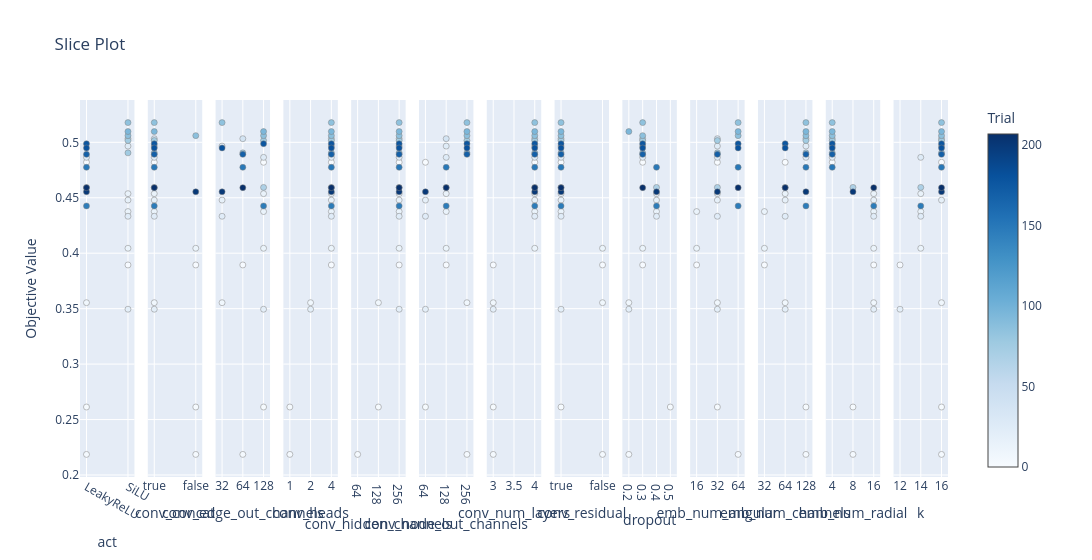

The code cell stored with this chart in its notebook:
### Code cell
optuna.visualization.plot_slice(study).show()

### Figure 1 — Plotly figure (JSON) as saved in the notebook; plotly's stock layout.template omitted (floating-point values rounded to 4 significant figures)
{"data": [{"marker": {"color": [0, 1, 2, 3, 7, 12, 13, 15, 18, 20, 24, 25, 26, 38, 68, 75, 76, 85, 87, 95, 147, 150, 169, 177, 180, 200, 207], "colorbar": {"title": {"text": "Trial"}, "x": 1, "xpad": 40}, "colorscale": [[0, "rgb(247,251,255)"], [0.125, "rgb(222,235,247)"], [0.25, "rgb(198,219,239)"], [0.375, "rgb(158,202,225)"], [0.5, "rgb(107,174,214)"], [0.625, "rgb(66,146,198)"], [0.75, "rgb(33,113,181)"], [0.875, "rgb(8,81,156)"], [1, "rgb(8,48,107)"]], "line": {"color": "Grey", "width": 0.5}, "showscale": true}, "mode": "markers", "name": "Feasible Trial", "showlegend": false, "type": "scatter", "x": ["LeakyReLU", "SiLU", "LeakyReLU", "LeakyReLU", "LeakyReLU", "SiLU", "SiLU", "SiLU", "SiLU", "SiLU", "SiLU", "SiLU", "LeakyReLU", "SiLU", "LeakyReLU", "SiLU", "SiLU", "SiLU", "SiLU", "SiLU", "LeakyReLU", "LeakyReLU", "LeakyReLU", "LeakyReLU", "LeakyReLU", "LeakyReLU", "LeakyReLU"], "xaxis": "x", "y": [0.482, 0.3894, 0.2613, 0.2186, 0.3554, 0.4045, 0.4375, 0.4537, 0.4479, 0.3495, 0.4333, 0.4966, 0.4864, 0.5033, 0.4593, 0.5016, 0.4905, 0.5178, 0.506, 0.5097, 0.4426, 0.4775, 0.4891, 0.4987, 0.4949, 0.4553, 0.4591], "yaxis": "y"}, {"marker": {"color": [0, 1, 2, 3, 7, 12, 13, 15, 18, 20, 24, 25, 26, 38, 68, 75, 76, 85, 87, 95, 147, 150, 169, 177, 180, 200, 207], "colorbar": {"title": {"text": "Trial"}, "x": 1, "xpad": 40}, "colorscale": [[0, "rgb(247,251,255)"], [0.125, "rgb(222,235,247)"], [0.25, "rgb(198,219,239)"], [0.375, "rgb(158,202,225)"], [0.5, "rgb(107,174,214)"], [0.625, "rgb(66,146,198)"], [0.75, "rgb(33,113,181)"], [0.875, "rgb(8,81,156)"], [1, "rgb(8,48,107)"]], "line": {"color": "Grey", "width": 0.5}, "showscale": false}, "mode": "markers", "name": "Feasible Trial", "showlegend": false, "type": "scatter", "x": [true, false, false, false, true, false, true, true, true, true, true, true, true, true, true, true, true, true, false, true, true, true, true, true, true, false, true], "xaxis": "x2", "y": [0.482, 0.3894, 0.2613, 0.2186, 0.3554, 0.4045, 0.4375, 0.4537, 0.4479, 0.3495, 0.4333, 0.4966, 0.4864, 0.5033, 0.4593, 0.5016, 0.4905, 0.5178, 0.506, 0.5097, 0.4426, 0.4775, 0.4891, 0.4987, 0.4949, 0.4553, 0.4591], "yaxis": "y2"}, {"marker": {"color": [0, 1, 2, 3, 7, 12, 13, 15, 18, 20, 24, 25, 26, 38, 68, 75, 76, 85, 87, 95, 147, 150, 169, 177, 180, 200, 207], "colorbar": {"title": {"text": "Trial"}, "x": 1, "xpad": 40}, "colorscale": [[0, "rgb(247,251,255)"], [0.125, "rgb(222,235,247)"], [0.25, "rgb(198,219,239)"], [0.375, "rgb(158,202,225)"], [0.5, "rgb(107,174,214)"], [0.625, "rgb(66,146,198)"], [0.75, "rgb(33,113,181)"], [0.875, "rgb(8,81,156)"], [1, "rgb(8,48,107)"]], "line": {"color": "Grey", "width": 0.5}, "showscale": false}, "mode": "markers", "name": "Feasible Trial", "showlegend": false, "type": "scatter", "x": [128, 64, 128, 64, 32, 128, 128, 128, 32, 128, 32, 32, 128, 64, 128, 128, 64, 32, 128, 128, 128, 64, 64, 128, 32, 32, 64], "xaxis": "x3", "y": [0.482, 0.3894, 0.2613, 0.2186, 0.3554, 0.4045, 0.4375, 0.4537, 0.4479, 0.3495, 0.4333, 0.4966, 0.4864, 0.5033, 0.4593, 0.5016, 0.4905, 0.5178, 0.506, 0.5097, 0.4426, 0.4775, 0.4891, 0.4987, 0.4949, 0.4553, 0.4591], "yaxis": "y3"}, {"marker": {"color": [0, 1, 2, 3, 7, 12, 13, 15, 18, 20, 24, 25, 26, 38, 68, 75, 76, 85, 87, 95, 147, 150, 169, 177, 180, 200, 207], "colorbar": {"title": {"text": "Trial"}, "x": 1, "xpad": 40}, "colorscale": [[0, "rgb(247,251,255)"], [0.125, "rgb(222,235,247)"], [0.25, "rgb(198,219,239)"], [0.375, "rgb(158,202,225)"], [0.5, "rgb(107,174,214)"], [0.625, "rgb(66,146,198)"], [0.75, "rgb(33,113,181)"], [0.875, "rgb(8,81,156)"], [1, "rgb(8,48,107)"]], "line": {"color": "Grey", "width": 0.5}, "showscale": false}, "mode": "markers", "name": "Feasible Trial", "showlegend": false, "type": "scatter", "x": [4, 4, 1, 1, 2, 4, 4, 4, 4, 2, 4, 4, 4, 4, 4, 4, 4, 4, 4, 4, 4, 4, 4, 4, 4, 4, 4], "xaxis": "x4", "y": [0.482, 0.3894, 0.2613, 0.2186, 0.3554, 0.4045, 0.4375, 0.4537, 0.4479, 0.3495, 0.4333, 0.4966, 0.4864, 0.5033, 0.4593, 0.5016, 0.4905, 0.5178, 0.506, 0.5097, 0.4426, 0.4775, 0.4891, 0.4987, 0.4949, 0.4553, 0.4591], "yaxis": "y4"}, {"marker": {"color": [0, 1, 2, 3, 7, 12, 13, 15, 18, 20, 24, 25, 26, 38, 68, 75, 76, 85, 87, 95, 147, 150, 169, 177, 180, 200, 207], "colorbar": {"title": {"text": "Trial"}, "x": 1, "xpad": 40}, "colorscale": [[0, "rgb(247,251,255)"], [0.125, "rgb(222,235,247)"], [0.25, "rgb(198,219,239)"], [0.375, "rgb(158,202,225)"], [0.5, "rgb(107,174,214)"], [0.625, "rgb(66,146,198)"], [0.75, "rgb(33,113,181)"], [0.875, "rgb(8,81,156)"], [1, "rgb(8,48,107)"]], "line": {"color": "Grey", "width": 0.5}, "showscale": false}, "mode": "markers", "name": "Feasible Trial", "showlegend": false, "type": "scatter", "x": [256, 256, 128, 64, 128, 256, 256, 256, 256, 256, 256, 256, 256, 256, 256, 256, 256, 256, 256, 256, 256, 256, 256, 256, 256, 256, 256], "xaxis": "x5", "y": [0.482, 0.3894, 0.2613, 0.2186, 0.3554, 0.4045, 0.4375, 0.4537, 0.4479, 0.3495, 0.4333, 0.4966, 0.4864, 0.5033, 0.4593, 0.5016, 0.4905, 0.5178, 0.506, 0.5097, 0.4426, 0.4775, 0.4891, 0.4987, 0.4949, 0.4553, 0.4591], "yaxis": "y5"}, {"marker": {"color": [0, 1, 2, 3, 7, 12, 13, 15, 18, 20, 24, 25, 26, 38, 68, 75, 76, 85, 87, 95, 147, 150, 169, 177, 180, 200, 207], "colorbar": {"title": {"text": "Trial"}, "x": 1, "xpad": 40}, "colorscale": [[0, "rgb(247,251,255)"], [0.125, "rgb(222,235,247)"], [0.25, "rgb(198,219,239)"], [0.375, "rgb(158,202,225)"], [0.5, "rgb(107,174,214)"], [0.625, "rgb(66,146,198)"], [0.75, "rgb(33,113,181)"], [0.875, "rgb(8,81,156)"], [1, "rgb(8,48,107)"]], "line": {"color": "Grey", "width": 0.5}, "showscale": false}, "mode": "markers", "name": "Feasible Trial", "showlegend": false, "type": "scatter", "x": [64, 128, 64, 256, 256, 128, 128, 128, 64, 64, 64, 128, 128, 128, 128, 256, 256, 256, 256, 256, 128, 128, 256, 256, 256, 64, 128], "xaxis": "x6", "y": [0.482, 0.3894, 0.2613, 0.2186, 0.3554, 0.4045, 0.4375, 0.4537, 0.4479, 0.3495, 0.4333, 0.4966, 0.4864, 0.5033, 0.4593, 0.5016, 0.4905, 0.5178, 0.506, 0.5097, 0.4426, 0.4775, 0.4891, 0.4987, 0.4949, 0.4553, 0.4591], "yaxis": "y6"}, {"marker": {"color": [0, 1, 2, 3, 7, 12, 13, 15, 18, 20, 24, 25, 26, 38, 68, 75, 76, 85, 87, 95, 147, 150, 169, 177, 180, 200, 207], "colorbar": {"title": {"text": "Trial"}, "x": 1, "xpad": 40}, "colorscale": [[0, "rgb(247,251,255)"], [0.125, "rgb(222,235,247)"], [0.25, "rgb(198,219,239)"], [0.375, "rgb(158,202,225)"], [0.5, "rgb(107,174,214)"], [0.625, "rgb(66,146,198)"], [0.75, "rgb(33,113,181)"], [0.875, "rgb(8,81,156)"], [1, "rgb(8,48,107)"]], "line": {"color": "Grey", "width": 0.5}, "showscale": false}, "mode": "markers", "name": "Feasible Trial", "showlegend": false, "type": "scatter", "x": [4, 3, 3, 3, 3, 4, 4, 4, 4, 3, 4, 4, 4, 4, 4, 4, 4, 4, 4, 4, 4, 4, 4, 4, 4, 4, 4], "xaxis": "x7", "y": [0.482, 0.3894, 0.2613, 0.2186, 0.3554, 0.4045, 0.4375, 0.4537, 0.4479, 0.3495, 0.4333, 0.4966, 0.4864, 0.5033, 0.4593, 0.5016, 0.4905, 0.5178, 0.506, 0.5097, 0.4426, 0.4775, 0.4891, 0.4987, 0.4949, 0.4553, 0.4591], "yaxis": "y7"}, {"marker": {"color": [0, 1, 2, 3, 7, 12, 13, 15, 18, 20, 24, 25, 26, 38, 68, 75, 76, 85, 87, 95, 147, 150, 169, 177, 180, 200, 207], "colorbar": {"title": {"text": "Trial"}, "x": 1, "xpad": 40}, "colorscale": [[0, "rgb(247,251,255)"], [0.125, "rgb(222,235,247)"], [0.25, "rgb(198,219,239)"], [0.375, "rgb(158,202,225)"], [0.5, "rgb(107,174,214)"], [0.625, "rgb(66,146,198)"], [0.75, "rgb(33,113,181)"], [0.875, "rgb(8,81,156)"], [1, "rgb(8,48,107)"]], "line": {"color": "Grey", "width": 0.5}, "showscale": false}, "mode": "markers", "name": "Feasible Trial", "showlegend": false, "type": "scatter", "x": [true, false, true, false, false, false, true, true, true, true, true, true, true, true, true, true, true, true, true, true, true, true, true, true, true, true, true], "xaxis": "x8", "y": [0.482, 0.3894, 0.2613, 0.2186, 0.3554, 0.4045, 0.4375, 0.4537, 0.4479, 0.3495, 0.4333, 0.4966, 0.4864, 0.5033, 0.4593, 0.5016, 0.4905, 0.5178, 0.506, 0.5097, 0.4426, 0.4775, 0.4891, 0.4987, 0.4949, 0.4553, 0.4591], "yaxis": "y8"}, {"marker": {"color": [0, 1, 2, 3, 7, 12, 13, 15, 18, 20, 24, 25, 26, 38, 68, 75, 76, 85, 87, 95, 147, 150, 169, 177, 180, 200, 207], "colorbar": {"title": {"text": "Trial"}, "x": 1, "xpad": 40}, "colorscale": [[0, "rgb(247,251,255)"], [0.125, "rgb(222,235,247)"], [0.25, "rgb(198,219,239)"], [0.375, "rgb(158,202,225)"], [0.5, "rgb(107,174,214)"], [0.625, "rgb(66,146,198)"], [0.75, "rgb(33,113,181)"], [0.875, "rgb(8,81,156)"], [1, "rgb(8,48,107)"]], "line": {"color": "Grey", "width": 0.5}, "showscale": false}, "mode": "markers", "name": "Feasible Trial", "showlegend": false, "type": "scatter", "x": [0.3, 0.3, 0.5, 0.2, 0.2, 0.3, 0.4, 0.4, 0.4, 0.2, 0.4, 0.3, 0.3, 0.3, 0.4, 0.3, 0.3, 0.3, 0.3, 0.2, 0.4, 0.4, 0.3, 0.3, 0.3, 0.4, 0.3], "xaxis": "x9", "y": [0.482, 0.3894, 0.2613, 0.2186, 0.3554, 0.4045, 0.4375, 0.4537, 0.4479, 0.3495, 0.4333, 0.4966, 0.4864, 0.5033, 0.4593, 0.5016, 0.4905, 0.5178, 0.506, 0.5097, 0.4426, 0.4775, 0.4891, 0.4987, 0.4949, 0.4553, 0.4591], "yaxis": "y9"}, {"marker": {"color": [0, 1, 2, 3, 7, 12, 13, 15, 18, 20, 24, 25, 26, 38, 68, 75, 76, 85, 87, 95, 147, 150, 169, 177, 180, 200, 207], "colorbar": {"title": {"text": "Trial"}, "x": 1, "xpad": 40}, "colorscale": [[0, "rgb(247,251,255)"], [0.125, "rgb(222,235,247)"], [0.25, "rgb(198,219,239)"], [0.375, "rgb(158,202,225)"], [0.5, "rgb(107,174,214)"], [0.625, "rgb(66,146,198)"], [0.75, "rgb(33,113,181)"], [0.875, "rgb(8,81,156)"], [1, "rgb(8,48,107)"]], "line": {"color": "Grey", "width": 0.5}, "showscale": false}, "mode": "markers", "name": "Feasible Trial", "showlegend": false, "type": "scatter", "x": [32, 16, 32, 64, 32, 16, 16, 32, 32, 32, 32, 32, 32, 32, 32, 32, 32, 64, 64, 64, 64, 64, 32, 64, 64, 32, 64], "xaxis": "x10", "y": [0.482, 0.3894, 0.2613, 0.2186, 0.3554, 0.4045, 0.4375, 0.4537, 0.4479, 0.3495, 0.4333, 0.4966, 0.4864, 0.5033, 0.4593, 0.5016, 0.4905, 0.5178, 0.506, 0.5097, 0.4426, 0.4775, 0.4891, 0.4987, 0.4949, 0.4553, 0.4591], "yaxis": "y10"}, {"marker": {"color": [0, 1, 2, 3, 7, 12, 13, 15, 18, 20, 24, 25, 26, 38, 68, 75, 76, 85, 87, 95, 147, 150, 169, 177, 180, 200, 207], "colorbar": {"title": {"text": "Trial"}, "x": 1, "xpad": 40}, "colorscale": [[0, "rgb(247,251,255)"], [0.125, "rgb(222,235,247)"], [0.25, "rgb(198,219,239)"], [0.375, "rgb(158,202,225)"], [0.5, "rgb(107,174,214)"], [0.625, "rgb(66,146,198)"], [0.75, "rgb(33,113,181)"], [0.875, "rgb(8,81,156)"], [1, "rgb(8,48,107)"]], "line": {"color": "Grey", "width": 0.5}, "showscale": false}, "mode": "markers", "name": "Feasible Trial", "showlegend": false, "type": "scatter", "x": [64, 32, 128, 128, 64, 32, 32, 64, 64, 64, 64, 128, 128, 128, 64, 128, 128, 128, 128, 128, 128, 128, 128, 64, 64, 128, 64], "xaxis": "x11", "y": [0.482, 0.3894, 0.2613, 0.2186, 0.3554, 0.4045, 0.4375, 0.4537, 0.4479, 0.3495, 0.4333, 0.4966, 0.4864, 0.5033, 0.4593, 0.5016, 0.4905, 0.5178, 0.506, 0.5097, 0.4426, 0.4775, 0.4891, 0.4987, 0.4949, 0.4553, 0.4591], "yaxis": "y11"}, {"marker": {"color": [0, 1, 2, 3, 7, 12, 13, 15, 18, 20, 24, 25, 26, 38, 68, 75, 76, 85, 87, 95, 147, 150, 169, 177, 180, 200, 207], "colorbar": {"title": {"text": "Trial"}, "x": 1, "xpad": 40}, "colorscale": [[0, "rgb(247,251,255)"], [0.125, "rgb(222,235,247)"], [0.25, "rgb(198,219,239)"], [0.375, "rgb(158,202,225)"], [0.5, "rgb(107,174,214)"], [0.625, "rgb(66,146,198)"], [0.75, "rgb(33,113,181)"], [0.875, "rgb(8,81,156)"], [1, "rgb(8,48,107)"]], "line": {"color": "Grey", "width": 0.5}, "showscale": false}, "mode": "markers", "name": "Feasible Trial", "showlegend": false, "type": "scatter", "x": [4, 16, 8, 8, 16, 16, 16, 16, 16, 16, 16, 4, 4, 4, 8, 4, 4, 4, 4, 4, 16, 4, 4, 4, 4, 8, 16], "xaxis": "x12", "y": [0.482, 0.3894, 0.2613, 0.2186, 0.3554, 0.4045, 0.4375, 0.4537, 0.4479, 0.3495, 0.4333, 0.4966, 0.4864, 0.5033, 0.4593, 0.5016, 0.4905, 0.5178, 0.506, 0.5097, 0.4426, 0.4775, 0.4891, 0.4987, 0.4949, 0.4553, 0.4591], "yaxis": "y12"}, {"marker": {"color": [0, 1, 2, 3, 7, 12, 13, 15, 18, 20, 24, 25, 26, 38, 68, 75, 76, 85, 87, 95, 147, 150, 169, 177, 180, 200, 207], "colorbar": {"title": {"text": "Trial"}, "x": 1, "xpad": 40}, "colorscale": [[0, "rgb(247,251,255)"], [0.125, "rgb(222,235,247)"], [0.25, "rgb(198,219,239)"], [0.375, "rgb(158,202,225)"], [0.5, "rgb(107,174,214)"], [0.625, "rgb(66,146,198)"], [0.75, "rgb(33,113,181)"], [0.875, "rgb(8,81,156)"], [1, "rgb(8,48,107)"]], "line": {"color": "Grey", "width": 0.5}, "showscale": false}, "mode": "markers", "name": "Feasible Trial", "showlegend": false, "type": "scatter", "x": [16, 12, 16, 16, 16, 14, 14, 14, 16, 12, 14, 16, 14, 16, 14, 16, 16, 16, 16, 16, 14, 16, 16, 16, 16, 16, 16], "xaxis": "x13", "y": [0.482, 0.3894, 0.2613, 0.2186, 0.3554, 0.4045, 0.4375, 0.4537, 0.4479, 0.3495, 0.4333, 0.4966, 0.4864, 0.5033, 0.4593, 0.5016, 0.4905, 0.5178, 0.506, 0.5097, 0.4426, 0.4775, 0.4891, 0.4987, 0.4949, 0.4553, 0.4591], "yaxis": "y13"}], "layout": {"title": {"text": "Slice Plot"}, "width": 3900, "xaxis": {"anchor": "y", "categoryarray": ["LeakyReLU", "SiLU"], "categoryorder": "array", "domain": [0, 0.06272], "title": {"text": "act"}, "type": "category"}, "xaxis10": {"anchor": "y10", "categoryarray": [16, 32, 64], "categoryorder": "array", "domain": [0.703, 0.7657], "title": {"text": "emb_num_angular"}, "type": "category"}, "xaxis11": {"anchor": "y11", "categoryarray": [32, 64, 128], "categoryorder": "array", "domain": [0.7811, 0.8438], "title": {"text": "emb_num_channels"}, "type": "category"}, "xaxis12": {"anchor": "y12", "categoryarray": [4, 8, 16], "categoryorder": "array", "domain": [0.8592, 0.9219], "title": {"text": "emb_num_radial"}, "type": "category"}, "xaxis13": {"anchor": "y13", "domain": [0.9373, 1.0], "title": {"text": "k"}}, "xaxis2": {"anchor": "y2", "categoryarray": [true, false], "categoryorder": "array", "domain": [0.07811, 0.1408], "title": {"text": "conv_concat"}, "type": "category"}, "xaxis3": {"anchor": "y3", "categoryarray": [32, 64, 128], "categoryorder": "array", "domain": [0.1562, 0.2189], "title": {"text": "conv_edge_out_channels"}, "type": "category"}, "xaxis4": {"anchor": "y4", "categoryarray": [1, 2, 4], "categoryorder": "array", "domain": [0.2343, 0.297], "title": {"text": "conv_heads"}, "type": "category"}, "xaxis5": {"anchor": "y5", "categoryarray": [64, 128, 256], "categoryorder": "array", "domain": [0.3124, 0.3751], "title": {"text": "conv_hidden_channels"}, "type": "category"}, "xaxis6": {"anchor": "y6", "categoryarray": [64, 128, 256], "categoryorder": "array", "domain": [0.3905, 0.4533], "title": {"text": "conv_node_out_channels"}, "type": "category"}, "xaxis7": {"anchor": "y7", "domain": [0.4686, 0.5314], "title": {"text": "conv_num_layers"}}, "xaxis8": {"anchor": "y8", "categoryarray": [true, false], "categoryorder": "array", "domain": [0.5467, 0.6095], "title": {"text": "conv_residual"}, "type": "category"}, "xaxis9": {"anchor": "y9", "domain": [0.6249, 0.6876], "title": {"text": "dropout"}}, "yaxis": {"anchor": "x", "domain": [0, 1], "title": {"text": "Objective Value"}}, "yaxis10": {"anchor": "x10", "domain": [0, 1], "matches": "y", "showticklabels": false}, "yaxis11": {"anchor": "x11", "domain": [0, 1], "matches": "y", "showticklabels": false}, "yaxis12": {"anchor": "x12", "domain": [0, 1], "matches": "y", "showticklabels": false}, "yaxis13": {"anchor": "x13", "domain": [0, 1], "matches": "y", "showticklabels": false}, "yaxis2": {"anchor": "x2", "domain": [0, 1], "matches": "y", "showticklabels": false}, "yaxis3": {"anchor": "x3", "domain": [0, 1], "matches": "y", "showticklabels": false}, "yaxis4": {"anchor": "x4", "domain": [0, 1], "matches": "y", "showticklabels": false}, "yaxis5": {"anchor": "x5", "domain": [0, 1], "matches": "y", "showticklabels": false}, "yaxis6": {"anchor": "x6", "domain": [0, 1], "matches": "y", "showticklabels": false}, "yaxis7": {"anchor": "x7", "domain": [0, 1], "matches": "y", "showticklabels": false}, "yaxis8": {"anchor": "x8", "domain": [0, 1], "matches": "y", "showticklabels": false}, "yaxis9": {"anchor": "x9", "domain": [0, 1], "matches": "y", "showticklabels": false}}}
